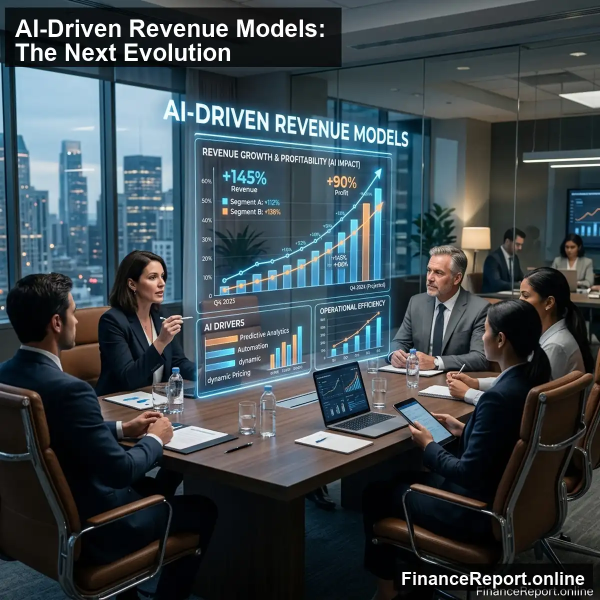
#> input picture articles/image/ai_driven_revenue_models_2026.webp, 1200 x 1200 px, given in place of multibagger_penny_stocks_2026_clean_1777719288670.png, which was not available (shown at 1/2 size)
$ python fix_images.py
#> lines starting #> are read from the running program, lines starting #| are printed output that depends on the picture; pictures that were not available may be replaced by others from this repository, and a replacement may not be noted
import os
from PIL import Image, ImageDraw, ImageFont

images = [
    {
        "in": r"C:\Users\rohit\.gemini\antigravity\brain\80ddd8f6-b8d8-4b43-972f-f7f3836cc305\multibagger_penny_stocks_2026_clean_1777719288670.png",
        "out": r"c:\Users\rohit\.gemini\antigravity\playground\singhalr\TestURLFinance\articles\image\multibagger_penny_stocks_2026.webp",
        "title": "Multibagger Penny Stocks 2026:\nTurning Small Caps into Millions"
    }
]

for item in images:
    img_path = item["in"]
    out_path = item["out"]
    title = item["title"]

    os.makedirs(os.path.dirname(out_path), exist_ok=True)

    img = Image.open(img_path)
#> img is the input picture: PIL image 1200x1200 RGB; mean R, G, B 60.4, 71.1, 75.9
    img = img.resize((1200, 1200), Image.Resampling.LANCZOS)
    img = img.convert("RGBA")
#> img: PIL image 1200x1200 RGBA
    overlay = Image.new("RGBA", img.size, (0, 0, 0, 0))
#> overlay: PIL image 1200x1200 RGBA; every value is 0
    draw = ImageDraw.Draw(overlay)

    # financereport text at bottom right
    brand_text = "FinanceReport.online"
    try:
        brand_font = ImageFont.truetype("arialbd.ttf", 36)
    except IOError:
        brand_font = ImageFont.load_default()

    bbox = draw.textbbox((0, 0), brand_text, font=brand_font)
#> bbox = (0, 7, 378, 41)
    brand_w = bbox[2] - bbox[0]
#> brand_w = 378
    brand_h = bbox[3] - bbox[1]
#> brand_h = 34
    brand_x = img.width - brand_w - 30
#> brand_x = 792
    brand_y = img.height - brand_h - 30
#> brand_y = 1136

    # Box for brand
    draw.rectangle((brand_x-15, brand_y-10, brand_x+brand_w+15, brand_y+brand_h+10), fill=(0, 0, 0, 180))
    draw.text((brand_x, brand_y), brand_text, fill="white", font=brand_font)

    # Main Title Text
    try:
        headline_font = ImageFont.truetype("arialbd.ttf", 48)
    except IOError:
        headline_font = ImageFont.load_default()

    title_lines = title.split("\n")
    title_x = 30
    title_y = 30
    line_spacing = 15

    # Calculate overall bounding box for title
    max_w = 0
    total_h = 0
    line_heights = []

    for line in title_lines:
        bbox = draw.textbbox((0, 0), line, font=headline_font)
        w = bbox[2] - bbox[0]
        h = bbox[3] - bbox[1]
        max_w = max(max_w, w)
        line_heights.append(h)
        total_h += h
#> this loop made 2 passes
#> (bbox, w, h, max_w, total_h) on passes 1 to 2: ((0, 9, 776, 55), 776, 46, 776, 46), ((-1, 9, 760, 55), 761, 46, 776, 92)
#> after the loop, line_heights = [46, 46]; total_h = 92

    total_h += line_spacing * (len(title_lines) - 1)
#> total_h = 107

    # Draw background for title
    draw.rectangle((title_x-20, title_y-15, title_x+max_w+30, title_y+total_h+20), fill=(0, 0, 0, 190))

    # Draw text line by line
    current_y = title_y
    for i, line in enumerate(title_lines):
        draw.text((title_x, current_y), line, fill=(255, 255, 255), font=headline_font)
        current_y += line_heights[i] + line_spacing
#> this loop made 2 passes
#> current_y on passes 1 to 2: 91, 152
#> after the loop, current_y = 152

    img = Image.alpha_composite(img, overlay).convert("RGB")
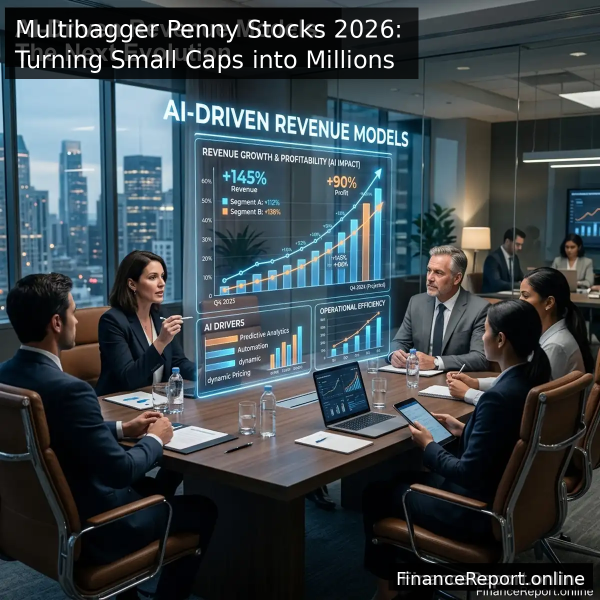
#> img: PIL image 1200x1200 RGB (shown at 1/2 size); mean R, G, B 59.3, 69.5, 74.1

    quality = 85
    img.save(out_path, format="WEBP", quality=quality)
    while os.path.getsize(out_path) > 95 * 1024 and quality > 10:
        quality -= 5
        img.save(out_path, format="WEBP", quality=quality)
#> after the loop, quality = 65

    print(f"Saved {out_path} at quality {quality}, size {os.path.getsize(out_path) / 1024:.2f} KB")
#| Saved c:\Users\rohit\.gemini\antigravity\playground\singhalr\TestURLFinance\articles\image\multibagger_penny_stocks_2026.webp at quality 65, size 94.92 KB

$ run again, on articles/image/ai_finance_2026.webp
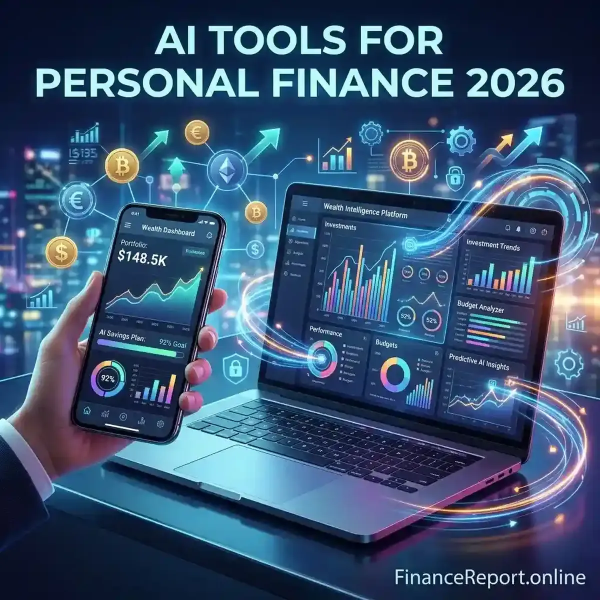
#> input picture articles/image/ai_finance_2026.webp, 1200 x 1200 px, given in place of multibagger_penny_stocks_2026_clean_1777719288670.png, which was not available (shown at 1/2 size)
#> img is the input picture: PIL image 1200x1200 RGB; mean R, G, B 56.9, 82.6, 111.9
#> overlay: PIL image 1200x1200 RGBA; every value is 0
#> `bbox = draw.textbbox((0, 0), brand_text, font=brand_font)`: bbox = (0, 7, 378, 41)
#> brand_w = 378
#> brand_h = 34
#> brand_x = 792
#> brand_y = 1136
#> the loop `for line in title_lines:` made 2 passes
#> (bbox, w, h, max_w, total_h) on passes 1 to 2: ((0, 9, 776, 55), 776, 46, 776, 46), ((-1, 9, 760, 55), 761, 46, 776, 92)
#> after the loop `for line in title_lines:`: line_heights = [46, 46]; total_h = 92
#> `total_h += line_spacing * (len(title_lines) - 1)`: total_h = 107
#> the loop `for i, line in enumerate(title_lines):` made 2 passes
#> current_y on passes 1 to 2: 91, 152
#> after the loop `for i, line in enumerate(title_lines):`: current_y = 152
#> `img = Image.alpha_composite(img, overlay).convert("RGB")`:
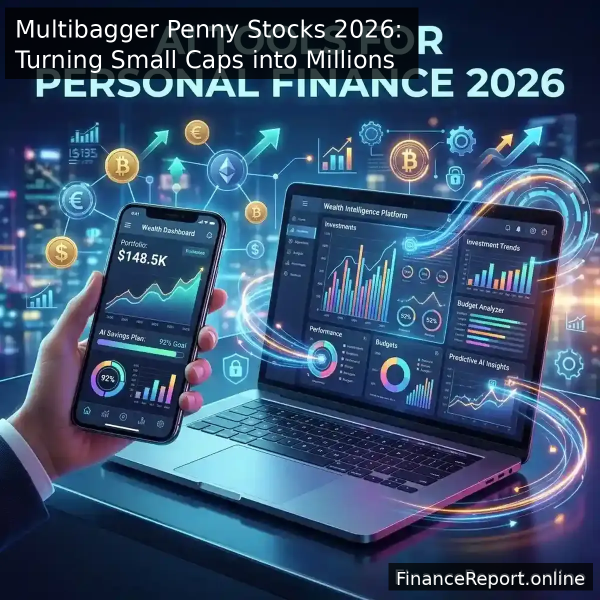
#> img: PIL image 1200x1200 RGB (shown at 1/2 size); mean R, G, B 57, 80.7, 108.3
#> after the loop `while os.path.getsize(out_path) > 95 * 1024 and quality > 10:`: quality = 45
#| Saved c:\Users\rohit\.gemini\antigravity\playground\singhalr\TestURLFinance\articles\image\multibagger_penny_stocks_2026.webp at quality 45, size 93.94 KB

$ run again, on articles/image/ai_financial_advisor_middle_class.webp
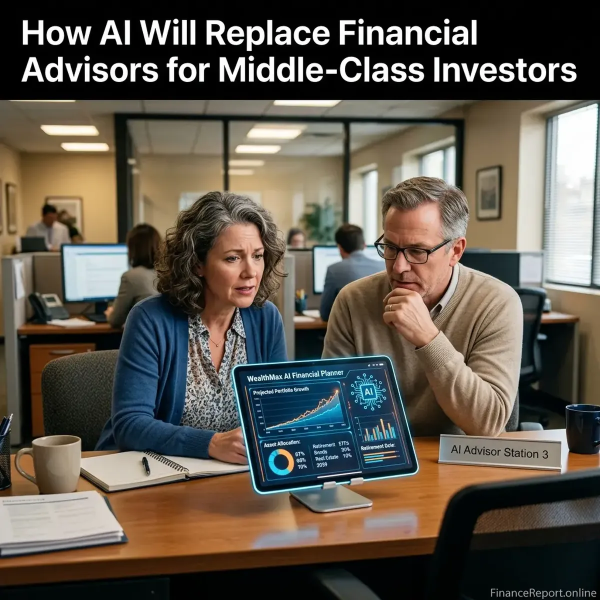
#> input picture articles/image/ai_financial_advisor_middle_class.webp, 1200 x 1200 px, given in place of multibagger_penny_stocks_2026_clean_1777719288670.png, which was not available (shown at 1/2 size)
#> img is the input picture: PIL image 1200x1200 RGB; mean R, G, B 93.7, 87, 76.8
#> overlay: PIL image 1200x1200 RGBA; every value is 0
#> `bbox = draw.textbbox((0, 0), brand_text, font=brand_font)`: bbox = (0, 7, 378, 41)
#> brand_w = 378
#> brand_h = 34
#> brand_x = 792
#> brand_y = 1136
#> the loop `for line in title_lines:` made 2 passes
#> (bbox, w, h, max_w, total_h) on passes 1 to 2: ((0, 9, 776, 55), 776, 46, 776, 46), ((-1, 9, 760, 55), 761, 46, 776, 92)
#> after the loop `for line in title_lines:`: line_heights = [46, 46]; total_h = 92
#> `total_h += line_spacing * (len(title_lines) - 1)`: total_h = 107
#> the loop `for i, line in enumerate(title_lines):` made 2 passes
#> current_y on passes 1 to 2: 91, 152
#> after the loop `for i, line in enumerate(title_lines):`: current_y = 152
#> `img = Image.alpha_composite(img, overlay).convert("RGB")`:
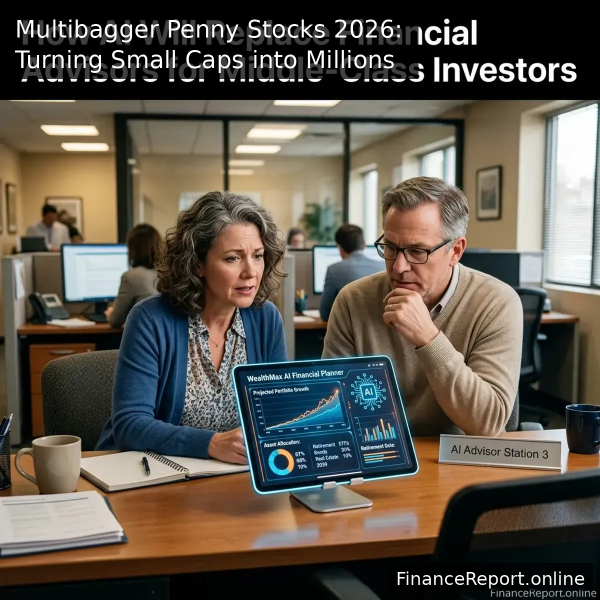
#> img: PIL image 1200x1200 RGB (shown at 1/2 size); mean R, G, B 92.5, 85.7, 75.5
#> after the loop `while os.path.getsize(out_path) > 95 * 1024 and quality > 10:`: quality = 55
#| Saved c:\Users\rohit\.gemini\antigravity\playground\singhalr\TestURLFinance\articles\image\multibagger_penny_stocks_2026.webp at quality 55, size 90.41 KB
